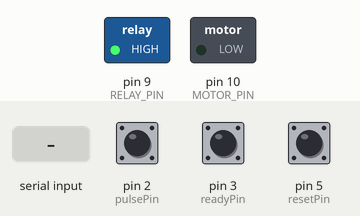
A sketch run on a simulated Arduino Uno, built with avr-gcc and run on an emulated ATmega328P. Shown: switched loads named in the sketch (green lamp = pin HIGH). Inputs (shaded band) come from the test bench; at power-on: pin 2 (pulsePin) HIGH, pin 3 (readyPin) HIGH, pin 5 (resetPin) LOW.

Above: at 1.2 s.
1.3 s: "i" received over Serial
At 2.6 s:
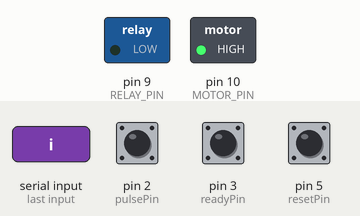
At 4.0 s:
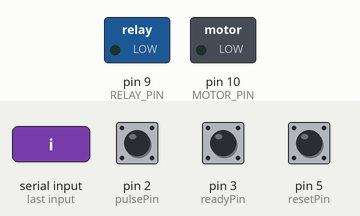
4.3 s: "p" received over Serial
At 7.6 s:
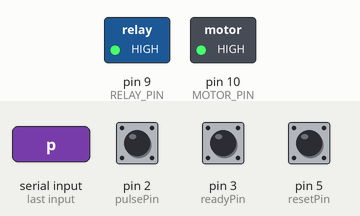
Timing chart, 0 to 19.3 s (numbered marks = the images above; inputs shaded):
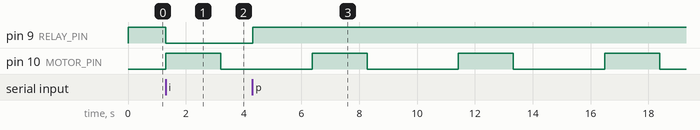

Measured:
- after the input at 1.3 s, pin 9 (RELAY_PIN): HIGH → LOW at once; pin 10 (MOTOR_PIN): LOW → HIGH at once, → LOW 1.9 s later
- after the input at 4.3 s, pin 9 (RELAY_PIN): LOW → HIGH at once

The sketch:

telephoneTest.ino
```cpp
//dial pad
const int readyPin = 3;
const int pulsePin =  2;
int prevReadyState, prevPulseState;
int digit, lastPulseCount;
//reset
const int resetPin = 5;
int resetPinState, preResetPinState;
char currentPhoneNumber[12];
int currentDigitIndex = 0;
// motor
const int MOTOR_PIN = 10;
//const int MOTOR_PIN = 11;
const int RELAY_PIN = 9;
bool ringing = false, ringingState = true;
int ringingTime;

bool phoneDown = true;

const int RINGING_RESOLUTION = 20;
const int RINGING_ON = 1500;
const int RINGING_OFF = 2500;

void gotDigit(int num) {
  currentPhoneNumber[currentDigitIndex] = (num + '0');
  if (!phoneDown) {
    Serial.write(currentPhoneNumber[currentDigitIndex]);
  }

  if (currentDigitIndex == 2) {
//    Serial.println(currentPhoneNumber);
  } else {
    currentDigitIndex++;
  }
}

void resetNumber() {
  memset(currentPhoneNumber, 0, sizeof(currentPhoneNumber));
  currentDigitIndex = 0;
}

void setup() {
  Serial.begin(9600);
  pinMode(readyPin, INPUT);
  pinMode(pulsePin, INPUT);
  pinMode(resetPin, INPUT);
  digitalWrite(readyPin, HIGH);
  digitalWrite(pulsePin, HIGH);
//  Serial.println("hello");

  pinMode(MOTOR_PIN, OUTPUT);
  pinMode(RELAY_PIN, OUTPUT);
  digitalWrite(MOTOR_PIN, LOW);
  digitalWrite(RELAY_PIN, HIGH);
}

void loop() {
  int readyState = digitalRead(readyPin);
  int pulseState = digitalRead(pulsePin);
  // read the state of the pushbutton value:
  if (readyState == HIGH) {
    // Phone wheel is not moving
    if (prevReadyState == LOW) {
      // We just finished dialing a digit
//      Serial.println(lastPulseCount);
      gotDigit(lastPulseCount % 10);
      lastPulseCount = 0;
    }
  } else {
    // Phone wheel is moving
    if (pulseState == HIGH && pulseState != prevPulseState) {
      lastPulseCount++;
    }
  }

  prevReadyState = readyState;
  prevPulseState = pulseState;

  delay(5);


  //  reset function
  resetPinState = digitalRead(resetPin);
  if (preResetPinState != resetPinState) {
    if (resetPinState == HIGH) {
      resetNumber();
      phoneDown = true;
      Serial.write('r');
    } else {
      Serial.write('s');
      phoneDown = false;
    }
    delay(10);
  }
  preResetPinState = resetPinState;

  //motor
  if (ringing) {
    ringingTime += RINGING_RESOLUTION;
    if (ringingState) {
      digitalWrite(MOTOR_PIN, HIGH);
      if (ringingTime > RINGING_ON) {
        ringingState = false;
        ringingTime = 0;
      }
    } else {
      digitalWrite(MOTOR_PIN, LOW);
      if (ringingTime > RINGING_OFF) {
        ringingState = true;
        ringingTime = 0;
      }
    }
    delay(RINGING_RESOLUTION);
  }

  if (Serial.available()) {
    char bt = Serial.read();
    if (bt == 'i') {
      ringing = true;
      ringingTime = 0;
      ringingState = true;
      digitalWrite(MOTOR_PIN, HIGH);
      digitalWrite(RELAY_PIN, LOW);
    } else if (bt == 'o') {
      digitalWrite(MOTOR_PIN, LOW);
      ringing = false;
      ringingTime = 0;
    } else if (bt == 'p') {
      digitalWrite(RELAY_PIN, HIGH);
    } else if (bt == 'l') {
      digitalWrite(RELAY_PIN, LOW);
    }
  }
}
```
